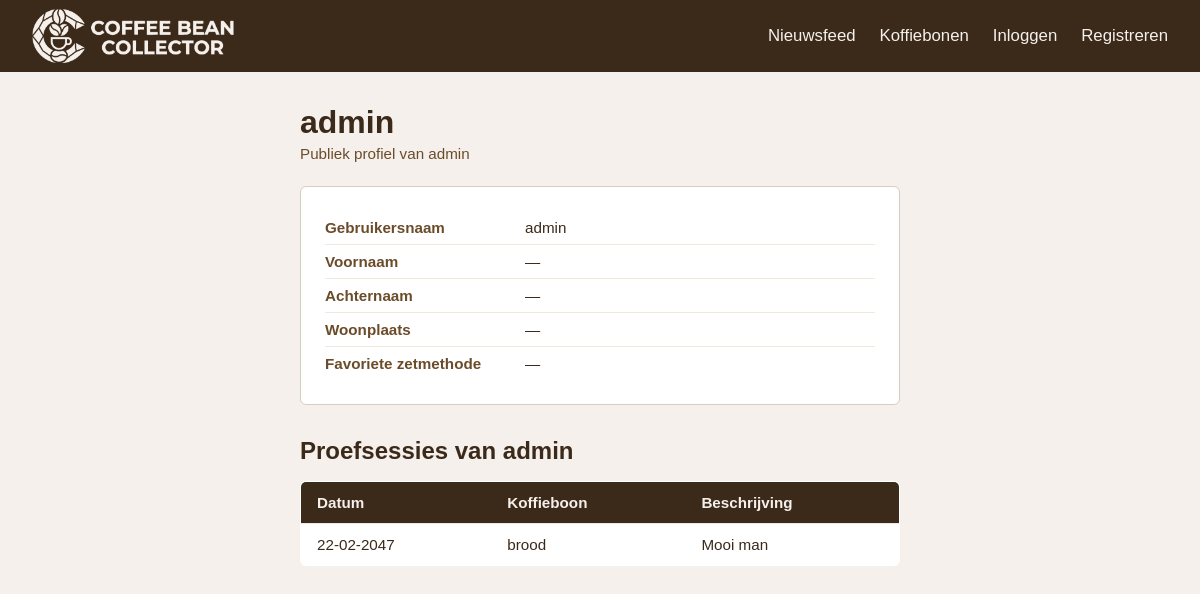
/profile/admin/, run on an earlier commit of the app's database.
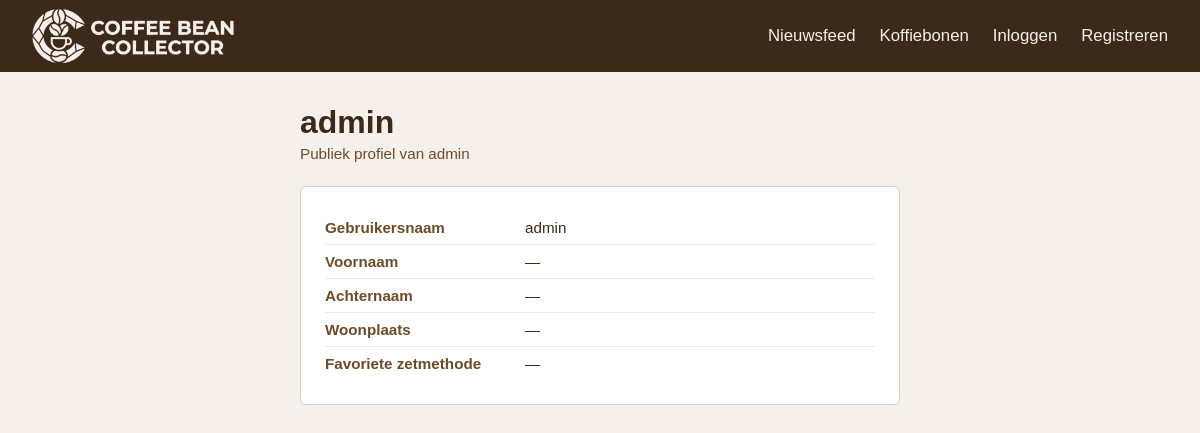
And on a later commit of the database.
### base/models.py (models this page shows, shortened)
class Tasting(models.Model):
    bean = models.ForeignKey('Bean', on_delete=models.CASCADE, related_name='tastings')
    user = models.ForeignKey(User, on_delete=models.CASCADE, related_name='tastings')
    date = models.DateField()
    description = models.TextField()

class Bean(models.Model):
    name = models.CharField(max_length=255)
    country_of_origin = models.CharField(max_length=255)
    roaster = models.CharField(max_length=255, blank=True, default='')
    harvest_season = models.CharField(max_length=255)
    in_season = models.BooleanField(default=True)
    approved = models.BooleanField(default=False)
    approved_by = models.ForeignKey(
        User, null=True, blank=True, on_delete=models.SET_NULL, related_name='approved_beans'
    )

class Profile(models.Model):
    BREWING_METHODS = [
        ('espresso', 'Espresso'),
        ('filter', 'Filter'),
        ('french_press', 'French Press'),
        ('pour_over', 'Pour Over'),
        ('aeropress', 'AeroPress'),
        ('moka_pot', 'Moka Pot'),
        ('cold_brew', 'Cold Brew'),
    ]
    user = models.OneToOneField(User, on_delete=models.CASCADE, related_name='profile')
    favorite_method = models.CharField(max_length=50, choices=BREWING_METHODS, blank=True, default='')
    city = models.CharField(max_length=255, blank=True, default='')
    date_of_birth = models.DateField(null=True, blank=True)

### base/views.py (the view)
# urls.py: path('profile/<str:username>/', views.public_profile, name='public_profile'),
def public_profile(request, username):
    from django.shortcuts import get_object_or_404
    from django.contrib.auth.models import User
    from .models import Profile, Tasting
    profile_user = get_object_or_404(User, username=username)
    Profile.objects.get_or_create(user=profile_user)
    tastings = Tasting.objects.filter(user=profile_user).select_related('bean').order_by('-date')
    return render(request, 'base/public_profile.html', {'profile_user': profile_user, 'tastings': tastings})

### base/templates/base/public_profile.html (shortened to what this page needs)
{% extends "base.html" %}
{% block content %}
<div class="profile-container">
    <h1>{{ profile_user.first_name|default:profile_user.username }}</h1>
    <p class="profile-intro">Publiek profiel van {{ profile_user.username }}</p>
    <div class="profile-card">
        <div class="profile-row">
            <span class="profile-label">Gebruikersnaam</span>
            <span class="profile-value">{{ profile_user.username }}</span>
        </div>
        <div class="profile-row">
            <span class="profile-label">Voornaam</span>
            <span class="profile-value">{{ profile_user.first_name|default:"—" }}</span>
        </div>
        <div class="profile-row">
            <span class="profile-label">Achternaam</span>
            <span class="profile-value">{{ profile_user.last_name|default:"—" }}</span>
        </div>
        <div class="profile-row">
            <span class="profile-label">Woonplaats</span>
            <span class="profile-value">{{ profile_user.profile.city|default:"—" }}</span>
        </div>
        <div class="profile-row">
            <span class="profile-label">Favoriete zetmethode</span>
            <span class="profile-value">{{ profile_user.profile.get_favorite_method_display|default:"—" }}</span>
        </div>
    </div>
    {% if tastings %}
    <div style="margin-top: 2rem;">
        <h2 style="margin-bottom: 1rem;">Proefsessies van {{ profile_user.username }}</h2>
        {% if tastings %}
            <table class="bean-table">
                <thead>
                    <tr>
                        <th>Datum</th>
                        <th>Koffieboon</th>
                        <th>Beschrijving</th>
                    </tr>
                </thead>
                <tbody>
                    {% for tasting in tastings %}
                        <tr>
                            <td>{{ tasting.date|date:"d-m-Y" }}</td>
                            <td>{{ tasting.bean.name }}</td>
                            <td>{{ tasting.description|truncatechars:80 }}</td>
                        </tr>
                    {% endfor %}
                </tbody>
            </table>
        {% else %}
            <p>Deze gebruiker heeft nog geen proefsessies.</p>
        {% endif %}
    </div>
    {% endif %}
</div>
{% endblock %}

What changed in the data, as far as the page shows it:
removed Tasting: date "22-02-2047", bean.name "brood", description "Mooi man"
Also different on the page:
{{ profile_user.username }}: "admin" → (not shown)
text no longer shown: "Proefsessies van Datum Koffieboon Beschrijving"
